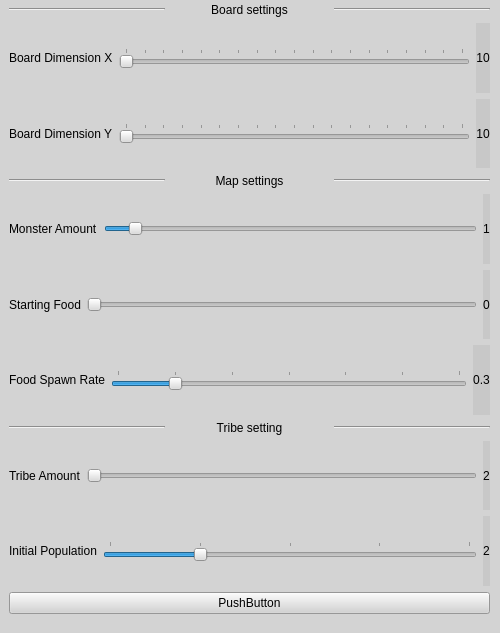
<?xml version="1.0" encoding="UTF-8"?>
<ui version="4.0">
 <class>Form</class>
 <widget class="QWidget" name="Form">
  <property name="geometry">
   <rect>
    <x>0</x>
    <y>0</y>
    <width>500</width>
    <height>633</height>
   </rect>
  </property>
  <property name="windowTitle">
   <string>Form</string>
  </property>
  <property name="toolTipDuration">
   <number>-1</number>
  </property>
  <property name="styleSheet">
   <string notr="true">
background-color: rgb(211, 211, 211);</string>
  </property>
  <widget class="QWidget" name="layoutWidget">
   <property name="geometry">
    <rect>
     <x>9</x>
     <y>3</y>
     <width>481</width>
     <height>611</height>
    </rect>
   </property>
   <layout class="QVBoxLayout" name="verticalLayout">
    <item>
     <layout class="QHBoxLayout" name="horizontalLayout">
      <item>
       <widget class="Line" name="line_2">
        <property name="orientation">
         <enum>Qt::Horizontal</enum>
        </property>
       </widget>
      </item>
      <item>
       <widget class="QLabel" name="label_3">
        <property name="text">
         <string>Board settings</string>
        </property>
        <property name="alignment">
         <set>Qt::AlignCenter</set>
        </property>
       </widget>
      </item>
      <item>
       <widget class="Line" name="line_3">
        <property name="orientation">
         <enum>Qt::Horizontal</enum>
        </property>
       </widget>
      </item>
     </layout>
    </item>
    <item>
     <layout class="QHBoxLayout" name="horizontalLayout_3">
      <item>
       <layout class="QHBoxLayout" name="horizontalLayout_2">
        <item>
         <widget class="QLabel" name="label">
          <property name="text">
           <string>Board Dimension X</string>
          </property>
         </widget>
        </item>
        <item>
         <widget class="QSlider" name="horizontalSlider_dimX">
          <property name="cursor">
           <cursorShape>SizeHorCursor</cursorShape>
          </property>
          <property name="focusPolicy">
           <enum>Qt::NoFocus</enum>
          </property>
          <property name="acceptDrops">
           <bool>false</bool>
          </property>
          <property name="toolTipDuration">
           <number>2</number>
          </property>
          <property name="minimum">
           <number>2</number>
          </property>
          <property name="maximum">
           <number>20</number>
          </property>
          <property name="singleStep">
           <number>1</number>
          </property>
          <property name="pageStep">
           <number>1</number>
          </property>
          <property name="value">
           <number>2</number>
          </property>
          <property name="orientation">
           <enum>Qt::Horizontal</enum>
          </property>
          <property name="invertedAppearance">
           <bool>false</bool>
          </property>
          <property name="invertedControls">
           <bool>false</bool>
          </property>
          <property name="tickPosition">
           <enum>QSlider::TicksAbove</enum>
          </property>
          <property name="tickInterval">
           <number>1</number>
          </property>
         </widget>
        </item>
       </layout>
      </item>
      <item>
       <widget class="QLabel" name="dimX_prev">
        <property name="font">
         <font/>
        </property>
        <property name="styleSheet">
         <string notr="true">background-color: rgb(200, 200, 200);</string>
        </property>
        <property name="frameShape">
         <enum>QFrame::NoFrame</enum>
        </property>
        <property name="text">
         <string>10</string>
        </property>
        <property name="alignment">
         <set>Qt::AlignCenter</set>
        </property>
       </widget>
      </item>
     </layout>
    </item>
    <item>
     <layout class="QHBoxLayout" name="horizontalLayout_4">
      <item>
       <widget class="QLabel" name="label_2">
        <property name="text">
         <string>Board Dimension Y</string>
        </property>
       </widget>
      </item>
      <item>
       <widget class="QSlider" name="horizontalSlider_dimY">
        <property name="cursor">
         <cursorShape>SizeHorCursor</cursorShape>
        </property>
        <property name="focusPolicy">
         <enum>Qt::NoFocus</enum>
        </property>
        <property name="acceptDrops">
         <bool>false</bool>
        </property>
        <property name="toolTipDuration">
         <number>2</number>
        </property>
        <property name="minimum">
         <number>2</number>
        </property>
        <property name="maximum">
         <number>20</number>
        </property>
        <property name="singleStep">
         <number>1</number>
        </property>
        <property name="pageStep">
         <number>1</number>
        </property>
        <property name="value">
         <number>2</number>
        </property>
        <property name="orientation">
         <enum>Qt::Horizontal</enum>
        </property>
        <property name="invertedAppearance">
         <bool>false</bool>
        </property>
        <property name="invertedControls">
         <bool>false</bool>
        </property>
        <property name="tickPosition">
         <enum>QSlider::TicksAbove</enum>
        </property>
        <property name="tickInterval">
         <number>1</number>
        </property>
       </widget>
      </item>
      <item>
       <widget class="QLabel" name="dimY_prev">
        <property name="font">
         <font/>
        </property>
        <property name="styleSheet">
         <string notr="true">background-color: rgb(200, 200, 200);</string>
        </property>
        <property name="frameShape">
         <enum>QFrame::NoFrame</enum>
        </property>
        <property name="text">
         <string>10</string>
        </property>
        <property name="alignment">
         <set>Qt::AlignCenter</set>
        </property>
       </widget>
      </item>
     </layout>
    </item>
    <item>
     <layout class="QHBoxLayout" name="horizontalLayout_5">
      <item>
       <widget class="Line" name="line_5">
        <property name="orientation">
         <enum>Qt::Horizontal</enum>
        </property>
       </widget>
      </item>
      <item>
       <widget class="QLabel" name="label_4">
        <property name="text">
         <string>Map settings</string>
        </property>
        <property name="alignment">
         <set>Qt::AlignCenter</set>
        </property>
       </widget>
      </item>
      <item>
       <widget class="Line" name="line_4">
        <property name="orientation">
         <enum>Qt::Horizontal</enum>
        </property>
       </widget>
      </item>
     </layout>
    </item>
    <item>
     <layout class="QHBoxLayout" name="horizontalLayout_6">
      <item>
       <widget class="QLabel" name="label_6">
        <property name="text">
         <string>Monster Amount</string>
        </property>
       </widget>
      </item>
      <item>
       <widget class="QSlider" name="horizontalSlider_MonsterAmnt">
        <property name="maximum">
         <number>15</number>
        </property>
        <property name="pageStep">
         <number>1</number>
        </property>
        <property name="value">
         <number>1</number>
        </property>
        <property name="orientation">
         <enum>Qt::Horizontal</enum>
        </property>
       </widget>
      </item>
      <item>
       <widget class="QLabel" name="MonsterAmnt_prev">
        <property name="font">
         <font/>
        </property>
        <property name="styleSheet">
         <string notr="true">background-color: rgb(200, 200, 200);</string>
        </property>
        <property name="frameShape">
         <enum>QFrame::NoFrame</enum>
        </property>
        <property name="text">
         <string>1</string>
        </property>
        <property name="alignment">
         <set>Qt::AlignCenter</set>
        </property>
       </widget>
      </item>
     </layout>
    </item>
    <item>
     <layout class="QHBoxLayout" name="horizontalLayout_7">
      <item>
       <widget class="QLabel" name="label_7">
        <property name="text">
         <string>Starting Food</string>
        </property>
       </widget>
      </item>
      <item>
       <widget class="QSlider" name="horizontalSlider_StartFood">
        <property name="maximum">
         <number>15</number>
        </property>
        <property name="pageStep">
         <number>1</number>
        </property>
        <property name="orientation">
         <enum>Qt::Horizontal</enum>
        </property>
       </widget>
      </item>
      <item>
       <widget class="QLabel" name="StartFood_prev">
        <property name="font">
         <font/>
        </property>
        <property name="styleSheet">
         <string notr="true">background-color: rgb(200, 200, 200);</string>
        </property>
        <property name="frameShape">
         <enum>QFrame::NoFrame</enum>
        </property>
        <property name="text">
         <string>0</string>
        </property>
        <property name="alignment">
         <set>Qt::AlignCenter</set>
        </property>
       </widget>
      </item>
     </layout>
    </item>
    <item>
     <layout class="QHBoxLayout" name="horizontalLayout_8">
      <item>
       <widget class="QLabel" name="label_10">
        <property name="text">
         <string>Food Spawn Rate</string>
        </property>
       </widget>
      </item>
      <item>
       <widget class="QSlider" name="horizontalSlider_FSpawnRate">
        <property name="maximum">
         <number>30</number>
        </property>
        <property name="pageStep">
         <number>1</number>
        </property>
        <property name="value">
         <number>5</number>
        </property>
        <property name="orientation">
         <enum>Qt::Horizontal</enum>
        </property>
        <property name="tickPosition">
         <enum>QSlider::TicksAbove</enum>
        </property>
        <property name="tickInterval">
         <number>5</number>
        </property>
       </widget>
      </item>
      <item>
       <widget class="QLabel" name="FSpawnRate_prev">
        <property name="font">
         <font/>
        </property>
        <property name="styleSheet">
         <string notr="true">background-color: rgb(200, 200, 200);</string>
        </property>
        <property name="frameShape">
         <enum>QFrame::NoFrame</enum>
        </property>
        <property name="text">
         <string>0.3</string>
        </property>
        <property name="alignment">
         <set>Qt::AlignCenter</set>
        </property>
       </widget>
      </item>
     </layout>
    </item>
    <item>
     <layout class="QHBoxLayout" name="horizontalLayout_9">
      <item>
       <widget class="Line" name="line_7">
        <property name="orientation">
         <enum>Qt::Horizontal</enum>
        </property>
       </widget>
      </item>
      <item>
       <widget class="QLabel" name="label_8">
        <property name="text">
         <string>Tribe setting</string>
        </property>
        <property name="alignment">
         <set>Qt::AlignCenter</set>
        </property>
       </widget>
      </item>
      <item>
       <widget class="Line" name="line_6">
        <property name="orientation">
         <enum>Qt::Horizontal</enum>
        </property>
       </widget>
      </item>
     </layout>
    </item>
    <item>
     <layout class="QHBoxLayout" name="horizontalLayout_10">
      <item>
       <widget class="QLabel" name="label_5">
        <property name="text">
         <string>Tribe Amount</string>
        </property>
       </widget>
      </item>
      <item>
       <widget class="QSlider" name="horizontalSlider_TribeAmnt">
        <property name="minimum">
         <number>2</number>
        </property>
        <property name="maximum">
         <number>15</number>
        </property>
        <property name="pageStep">
         <number>1</number>
        </property>
        <property name="orientation">
         <enum>Qt::Horizontal</enum>
        </property>
        <property name="tickPosition">
         <enum>QSlider::NoTicks</enum>
        </property>
       </widget>
      </item>
      <item>
       <widget class="QLabel" name="TribeAmount_prev">
        <property name="font">
         <font/>
        </property>
        <property name="styleSheet">
         <string notr="true">background-color: rgb(200, 200, 200);</string>
        </property>
        <property name="frameShape">
         <enum>QFrame::NoFrame</enum>
        </property>
        <property name="text">
         <string>2</string>
        </property>
        <property name="alignment">
         <set>Qt::AlignCenter</set>
        </property>
       </widget>
      </item>
     </layout>
    </item>
    <item>
     <layout class="QHBoxLayout" name="horizontalLayout_11">
      <item>
       <widget class="QLabel" name="label_9">
        <property name="text">
         <string>Initial Population</string>
        </property>
       </widget>
      </item>
      <item>
       <widget class="QSlider" name="horizontalSlider_initPopulation">
        <property name="minimum">
         <number>1</number>
        </property>
        <property name="maximum">
         <number>5</number>
        </property>
        <property name="pageStep">
         <number>1</number>
        </property>
        <property name="value">
         <number>2</number>
        </property>
        <property name="orientation">
         <enum>Qt::Horizontal</enum>
        </property>
        <property name="tickPosition">
         <enum>QSlider::TicksAbove</enum>
        </property>
        <property name="tickInterval">
         <number>1</number>
        </property>
       </widget>
      </item>
      <item>
       <widget class="QLabel" name="InitPopulation_prev">
        <property name="font">
         <font/>
        </property>
        <property name="styleSheet">
         <string notr="true">background-color: rgb(200, 200, 200);</string>
        </property>
        <property name="frameShape">
         <enum>QFrame::NoFrame</enum>
        </property>
        <property name="text">
         <string>2</string>
        </property>
        <property name="alignment">
         <set>Qt::AlignCenter</set>
        </property>
       </widget>
      </item>
     </layout>
    </item>
    <item>
     <widget class="QPushButton" name="pushButton">
      <property name="text">
       <string>PushButton</string>
      </property>
     </widget>
    </item>
   </layout>
  </widget>
 </widget>
 <resources/>
 <connections>
  <connection>
   <sender>horizontalSlider_dimX</sender>
   <signal>valueChanged(int)</signal>
   <receiver>dimX_prev</receiver>
   <slot>setNum(int)</slot>
   <hints>
    <hint type="sourcelabel">
     <x>209</x>
     <y>30</y>
    </hint>
    <hint type="destinationlabel">
     <x>315</x>
     <y>30</y>
    </hint>
   </hints>
  </connection>
  <connection>
   <sender>horizontalSlider_dimY</sender>
   <signal>valueChanged(int)</signal>
   <receiver>dimY_prev</receiver>
   <slot>setNum(int)</slot>
   <hints>
    <hint type="sourcelabel">
     <x>209</x>
     <y>60</y>
    </hint>
    <hint type="destinationlabel">
     <x>315</x>
     <y>60</y>
    </hint>
   </hints>
  </connection>
  <connection>
   <sender>horizontalSlider_TribeAmnt</sender>
   <signal>valueChanged(int)</signal>
   <receiver>TribeAmount_prev</receiver>
   <slot>setNum(int)</slot>
   <hints>
    <hint type="sourcelabel">
     <x>209</x>
     <y>100</y>
    </hint>
    <hint type="destinationlabel">
     <x>315</x>
     <y>100</y>
    </hint>
   </hints>
  </connection>
  <connection>
   <sender>horizontalSlider_MonsterAmnt</sender>
   <signal>valueChanged(int)</signal>
   <receiver>MonsterAmnt_prev</receiver>
   <slot>setNum(int)</slot>
   <hints>
    <hint type="sourcelabel">
     <x>209</x>
     <y>130</y>
    </hint>
    <hint type="destinationlabel">
     <x>315</x>
     <y>130</y>
    </hint>
   </hints>
  </connection>
  <connection>
   <sender>horizontalSlider_StartFood</sender>
   <signal>valueChanged(int)</signal>
   <receiver>StartFood_prev</receiver>
   <slot>setNum(int)</slot>
   <hints>
    <hint type="sourcelabel">
     <x>209</x>
     <y>130</y>
    </hint>
    <hint type="destinationlabel">
     <x>315</x>
     <y>130</y>
    </hint>
   </hints>
  </connection>
  <connection>
   <sender>horizontalSlider_initPopulation</sender>
   <signal>valueChanged(int)</signal>
   <receiver>InitPopulation_prev</receiver>
   <slot>setNum(int)</slot>
   <hints>
    <hint type="sourcelabel">
     <x>209</x>
     <y>200</y>
    </hint>
    <hint type="destinationlabel">
     <x>315</x>
     <y>200</y>
    </hint>
   </hints>
  </connection>
  <connection>
   <sender>horizontalSlider_FSpawnRate</sender>
   <signal>valueChanged(int)</signal>
   <receiver>FSpawnRate_prev</receiver>
   <slot>setNum(int)</slot>
   <hints>
    <hint type="sourcelabel">
     <x>287</x>
     <y>381</y>
    </hint>
    <hint type="destinationlabel">
     <x>480</x>
     <y>381</y>
    </hint>
   </hints>
  </connection>
 </connections>
</ui>
